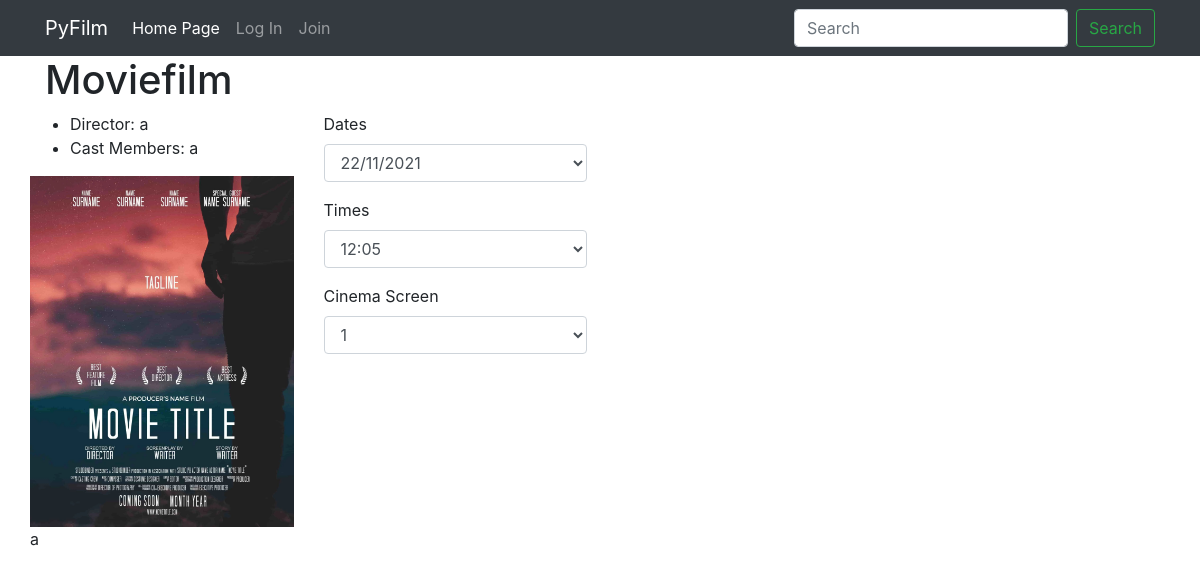
The app's page /customer/movie/0, older data.
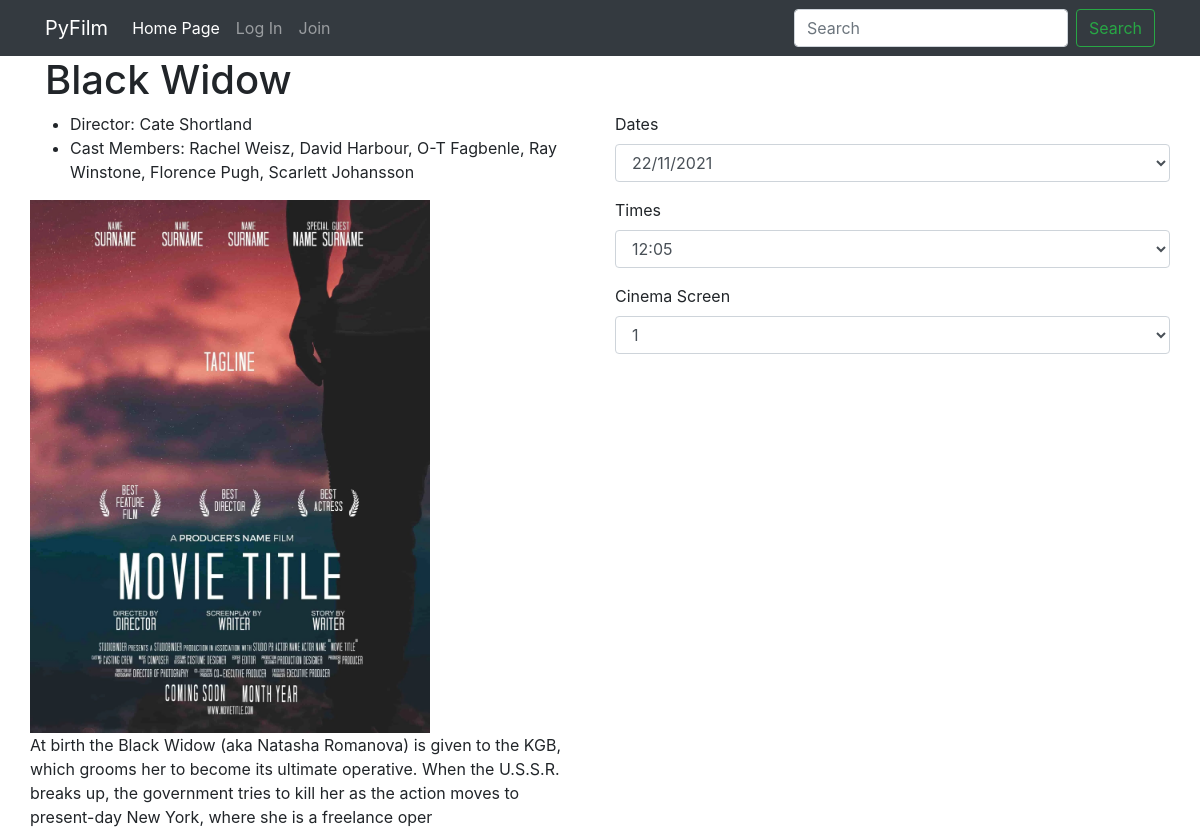
The same page, newer data.
### API/models.py (models this page shows, shortened)
class Movie(models.Model):
    objects = models.Manager()
    movie_id = models.AutoField(primary_key=True, default=0)
    title = models.CharField(max_length=256, null=False, blank=False)
    director = models.CharField(max_length=256, null=False, blank=False)
    cast_members = models.CharField(max_length=256, null=False, blank=False)
    description = models.TextField(null=False, blank=False)
    movie_duration = models.IntegerField(null=False, blank=False)  # in minutes
    tickets_sold = models.IntegerField(default=0)
    certificate = models.CharField(max_length=2, default="U", null=False, blank=False)

### customer/views.py (the view)
# urls.py: path('movie/<int:pk>', MovieDetailView.as_view(), name="movieDetails"),
class MovieDetailView(DetailView):
    model = Movie
    template_name = "movieDetails.html"

### customer/templates/movieDetails.html (shortened to what this page needs)
{% extends 'base.html' %}
{% load static %}
{% block content %}
<div class="container">
    <div class="row">
        <div class="col-12">
            <h1 class="details-title">{{ movie.title }}</h1>
        </div>
        <div class="row">
            <div class="col-6">
                <div class="details-content">
                    <div class="details-tags">
                        <ul class="tag-list">
                            <li><span>Director: {{ movie.director}}</span>
                            <li><span>Cast Members: {{ movie.cast_members}}</span>
                        </ul>
                    </div>
                </div>
                <div class="details-image">
                    <img src="/static/customer/img/default_movie.jpg" class="img-fluid" alt="Responsive image">
                </div>
                <div class="details-description">
                    {{ movie.description }}
                </div>
            </div>
            <div class="col-6">
                <div class="form-group">
                    <label>Dates</label>
                    <select class="form-control">
                        <option>22/11/2021</option>
                    </select>
                </div>
                <div class="form-group">
                    <label>Times</label>
                    <select class="form-control">
                        <option>12:05</option>
                    </select>
                </div>
                <div class="form-group">
                    <label>Cinema Screen</label>
                    <select class="form-control">
                        <option>1</option>
                    </select>
                </div>
            </div>
        </div>
    </div>
</div>
{% endblock %}

Row changes from the older to the newer data that the page shows:
changed Movie: title "Moviefilm" → "Black Widow"; director "a" → "Cate Shortland"; cast_members "a" → "Rachel Weisz, David Harbour, O-T Fagbenle, Ray Winstone, Florence Pugh, Scarlett Johansson"; description "a" → "At birth the Black Widow (aka Natasha Romanova) is given to the KGB, which grooms her to become its ultimate operative. When the U.S.S.R. breaks up, the government tries to kill her as the action moves to present-day New York, where she is a freelance oper"
